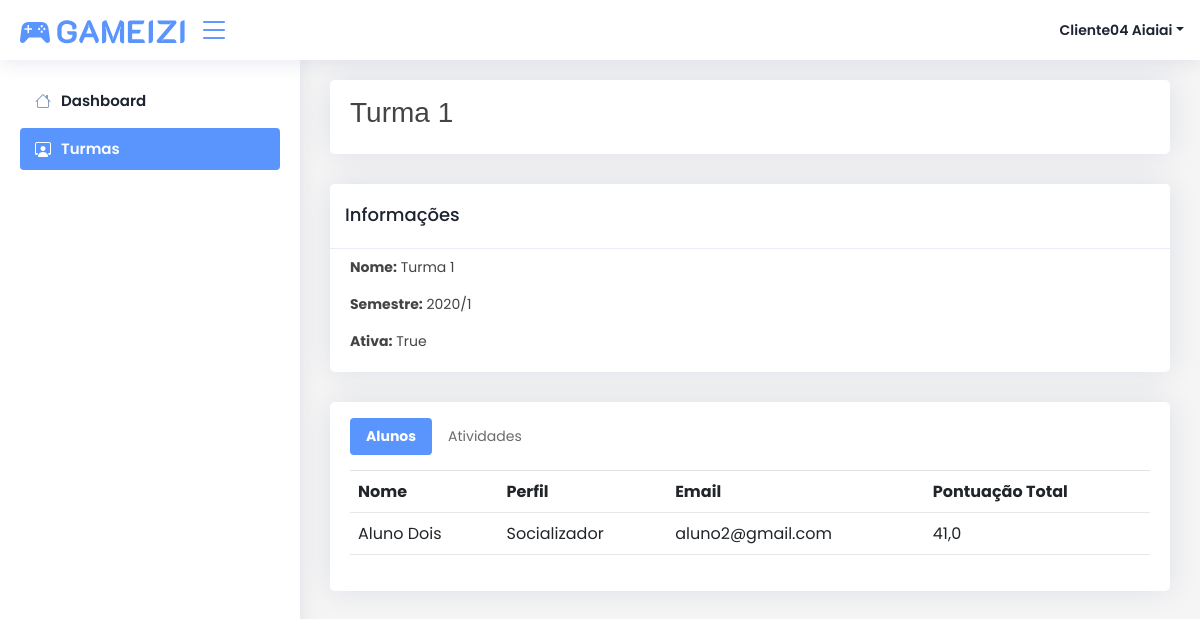
Page /turma/10/ (signed in) on the committed database.
### core/models.py (models this page shows, shortened)
class Turma(models.Model):
    nome = models.CharField('Nome', max_length=1024)
    criado_em = models.DateField("Criado Em", auto_now_add=True)
    ativa = models.BooleanField('Ativa', default=True)
    semestre = models.CharField("Semestre", max_length=1024)
    hash_convite = models.CharField('Hash Convite', max_length=1024, blank=True, null=True)
    def __str__(self):
        return self.nome

class AlunosTurma(models.Model):
    turma = models.ForeignKey(Turma, on_delete=models.CASCADE)
    aluno = models.ForeignKey(Aluno, on_delete=models.CASCADE)
    pontuacao = models.FloatField('Pontuação', default=0)
    data_criacao = models.DateField("Criado Em", auto_now_add=True)

class Aluno(models.Model):
    usuario = models.ForeignKey(settings.AUTH_USER_MODEL, on_delete=models.CASCADE, null=True, blank=True)
    nome = models.CharField("Nome", max_length=1024, null=False)
    sobrenome = models.CharField("Sobrenome", max_length=1024, null=False)
    pontuacao = models.FloatField("Pontuação", default=0, blank=True, null=True)
    tipo = models.CharField("Tipo", choices=TIPOS_ALUNOS, max_length=1024, default='K', blank=True, null=True)
    confirmado = models.BooleanField('Confirmado', default=False)
    criado_em = models.DateField("Criado Em", auto_now_add=True)
    def obter_perfil(self):
        return rankings[self.tipo]
    def obter_nome_completo(self):
        return self.nome + ' ' + self.sobrenome
    def calcular_pontuacao_total(self, turma):
        try:
            atividades = AlunosAtividade.objects.filter(aluno=self, atividade__turma=turma)
            total = 0
            for atividade in atividades:
                total += atividade.nota
            aluno_turma = AlunosTurma.objects.get(aluno=self, turma=turma)
            aluno_turma.pontuacao = float(total)
            aluno_turma.save()
            return float(total)
        except:
            return 0

class AlunosAtividade(models.Model):
    atividade = models.ForeignKey(Atividade, on_delete=models.CASCADE)
    aluno = models.ForeignKey(Aluno, on_delete=models.CASCADE)
    nota = models.FloatField('Nota', default=0)

### core/views.py (the view)
# urls.py: path('turma/<int:pk>/', views.detalhe_turma, name='detalhe_turma'),
@login_required(login_url='/login')
def detalhe_turma(request, pk):
    try:
        aluno = Aluno.objects.get(usuario=request.user)
        if not aluno.confirmado:
            if request.GET.get('next'):
                return redirect(reverse('core:questionario') + '?next=' + request.GET.get('next'))
            return redirect('core:questionario')
    except:
        pass
    turma = Turma.objects.get(id=pk)
    alunos = AlunosTurma.objects.filter(turma=turma).order_by('aluno__nome')
    data = {
        'pagina': 'Minhas Turmas',
        'turma': turma,
        'alunos_turma': alunos,
        'alunos_ranking': alunos.order_by('-pontuacao'),
        'professores': ProfessoresTurma.objects.filter(turma=turma),
        'atividades': Atividade.objects.filter(turma=turma)
    }
    return render(request, 'core/turmas/detalhe.html', data)

### core/templatetags/filtros.py (called while the page is built)
@register.filter(name='obter_aluno_atividade')
def obter_aluno_atividade(atividade, aluno):
    try:
        aluno_atividade = AlunosAtividade.objects.get(atividade=atividade, aluno=aluno)
        return aluno_atividade
    except Exception as e:
        print(e)
        return None

@register.filter(name='obter_ranking_aluno')
def obter_ranking_aluno(usuario):
    try:
        aluno = Aluno.objects.get(usuario=usuario)
        return rankings[aluno.tipo]
    except:
        return 'Professor'

@register.filter(name='calcular_pontuacao_total')
def calcular_pontuacao_total(aluno, turma):
    return aluno.calcular_pontuacao_total(turma)

### core/templates/core/turmas/detalhe.html (shortened to what this page needs)
{% extends 'core/base.html' %}
{% load filtros %}
{% block pagina %}
{{ turma }}
{% endblock pagina %}
{% block conteudo %}
<div class="row">
    <div class="col-12">
        <div class="card p-0 mt-0">
            <div class="card-header py-0">
                <h5 class="card-title">Informações</h5>
            </div>
            <div class="card-body pt-2">
                <div class="row">
                    <div class="col-12">
                        <p class="card-text">
                            <strong>Nome:</strong> {{ turma.nome }}
                        </p>
                        <p class="card-text">
                            <strong>Semestre:</strong> {{ turma.semestre }}
                        </p>
                        <p class="card-text">
                            <strong>Ativa:</strong> {{ turma.ativa }}
                        </p>
                    </div>
                </div>
            </div>
        </div>
    </div>
    <div class="col-12">
        <div class="card mt-0">
            <div class="card-body pt-3">
                <ul class="nav nav-tabs pb-3" id="myTab" role="tablist">
                    <li class="nav-item" role="presentation">
                      <button class="nav-link active" id="alunos-tab" data-bs-toggle="tab" data-bs-target="#alunos" type="button" role="tab" aria-controls="alunos" aria-selected="true">Alunos</button>
                    </li>
                    <li class="nav-item" role="presentation">
                      <button class="nav-link" id="atividades-tab" data-bs-toggle="tab" data-bs-target="#atividades" type="button" role="tab" aria-controls="atividades" aria-selected="false">Atividades</button>
                    </li>
                </ul>
                <div class="tab-content" id="myTabContent">
                    <div class="tab-pane fade show active" id="alunos" role="tabpanel" aria-labelledby="alunos-tab">
                        {% if alunos_turma %}
                        <div class="row">
                            <div class="col-12">
                                <table class="table" id="alunos-table">
                                    <div class="thead">
                                        <th>Nome</th>
                                        <th>Perfil</th>
                                        <th>Email</th>
                                        <th>Pontuação Total</th>
                                    </div>
                                    <div class="tbody">
                                        {% for aluno_turma in alunos_ranking %}
                                        <tr>
                                            <td>{{ aluno_turma.aluno.obter_nome_completo }}</td>
                                            <td>{{ aluno_turma.aluno.obter_perfil }}</td>
                                            <td>{{ aluno_turma.aluno.usuario.email }}</td>
                                            <td>{{ aluno_turma.aluno|calcular_pontuacao_total:aluno_turma.turma }}</td>
                                        </tr>
                                        {% endfor %}
                                    </div>
                                </table>
                            </div>
                        </div>
                        {% else %}
                        <div class="row">
                            <div class="col-12 text-center pt-3">
                                <p>Não há alunos nesta turma. <a turma-id="{{ turma.id }}" href="#" class="text-primary btn-gerar-link">Gere o Link</a> para convidar.
                            </div>
                        </div>
                        {% endif %}
                    </div>
                </div>
            </div>
        </div>
    </div>
</div>
{% endblock conteudo %}

### core/templates/core/base.html (shortened to what this page needs)
{% load static %}
{% load filtros %}
<html lang="pt-br">
<head>
    <link href="https://cdn.jsdelivr.net/npm/bootstrap@5.1.3/dist/css/bootstrap.min.css" rel="stylesheet">
	<link href="{% static 'css' %}/icons/bootstrap/bootstrap-icons.css" rel="stylesheet">
    <link href="{% static 'css/styles.css' %}" rel="stylesheet">
    <link href="{% static 'css' %}/vendor/custom.css" rel="stylesheet">
</head>
<body>
    <header id="header" class="header fixed-top d-flex align-items-center">
        <div class="d-flex align-items-center justify-content-between">
            <a href="#!" class="d-flex align-items-center">
                <img src="{% static 'img/gameizi.svg' %}" alt="" >
            </a>
            <i class="bi bi-list toggle-sidebar-btn"></i>
        </div>
        <nav class="header-nav ms-auto">
            <ul class="d-flex align-items-center">
                <li class="nav-item dropdown pe-3">
                    <a class="nav-link nav-profile d-flex align-items-center pe-0" href="#" data-bs-toggle="dropdown">
                    <span class="d-none d-md-block dropdown-toggle ps-2">{{ user.first_name|title }} {{ user.last_name|title }}</span>
                    </a>
                </li>
            </ul>
        </nav>
    </header>
    {% include 'core/menu.html' %}
    <main class="main" id="main">
        <div class="card mt-0">
            <div class="card-body py-3">
                <div class="row">
                    <div class="col-md-6 text-start">
                        <h1 class="h3">{% block pagina %}{% endblock pagina %}</h1>
                    </div>
                    <div class="col-md-6 text-end">
                    </div>
                </div>
            </div>
        </div>
        {% block conteudo %}
        {% endblock conteudo %}
    </main>
</body>
</html>

### core/static/css/styles.css (style rules this page uses)
* { padding: 0; margin: 0; box-sizing: border-box; font-family: 'Poppins', sans-serif; }
body { font-size: .875rem; }
.card { margin-top: 2rem; width: 100%; }
.card-header { background-color: #f0f0f0; }
a { color: #2470dc; text-decoration: none; }

### rows in the picture
Turma: nome "Turma 1", semestre "2020/1", ativa "True"
AlunosTurma: aluno.obter_nome_completo "Aluno Dois", aluno.obter_perfil "Socializador", aluno.usuario.email "aluno2@gmail.com", aluno|calcular_pontuacao_total "41,0"

### other values in the picture
{{ user.first_name|title }} "Cliente04"
{{ user.last_name|title }} "Aiaiai"
